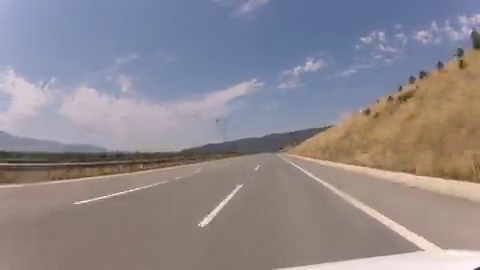
#> input picture frame 24 of OpenCVRoadLineTrackingTESTS/withVideo/yolvideo.mp4, 480 x 270 px
$ python videoSeritTakipDeneme.py
#> lines starting #> are read from the running program, lines starting #| are printed output that depends on the picture; after the words box and inside, x2 and y2 are one past the last pixel; in counts of white or black regions, pixels touching at a corner belong together
import cv2
import numpy as np
import matplotlib.pyplot as plt

cap = cv2.VideoCapture("yolvideo.mp4")

def apply_mask(frame):
    height, width = frame.shape[:2]
    mask = np.ones((height, width), dtype=np.uint8) * 255
    half_height = height // 2
    half_half_height = half_height // 2
    mask[:half_half_height] = 0
    masked_image = cv2.bitwise_and(frame, frame, mask=mask)
    return masked_image

threshold_value = 200

def detect_and_draw_lines(frame, original_frame):
    edges = cv2.Canny(frame, 50, 150, apertureSize=3)
    lines = cv2.HoughLinesP(edges, 1, np.pi/180, threshold=50, minLineLength=50, maxLineGap=20)

    if lines is not None:
        for line in lines:
            x1, y1, x2, y2 = line[0]
            cv2.line(original_frame, (x1, y1), (x2, y2), (0, 0, 255), 5)
    return original_frame

if not cap.isOpened():
    print("Error opening video file")
    exit()

while cap.isOpened():
    ret, frame = cap.read()
#> frame is the input picture: shape (270, 480, 3); mean B, G, R 142, 136.5, 142.3
    if ret:

        avarageValue = np.float32(frame)
        lines_frame_slowed = cv2.accumulateWeighted(frame, avarageValue, 0.5)
        resultingFrame = cv2.convertScaleAbs(avarageValue)

        gray_frame = cv2.cvtColor(resultingFrame, cv2.COLOR_BGR2GRAY)
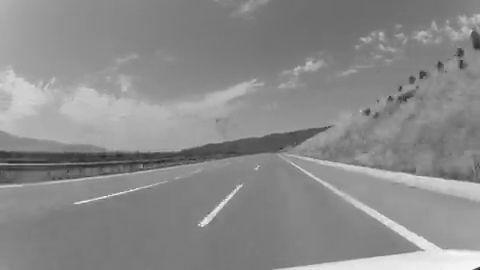
#> gray_frame: shape (270, 480); min 35, max 254, mean 138.8
        masked_frame = apply_mask(gray_frame)
#> in apply_mask, `masked_image = cv2.bitwise_and(frame, frame, mask=mask)`:
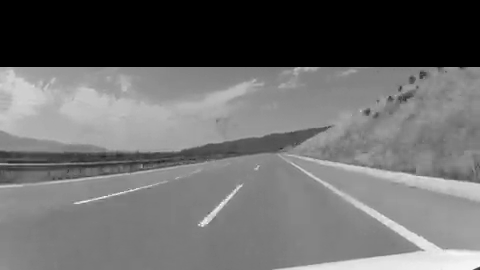
#> masked_image: shape (270, 480); min 0, max 254, mean 106.3
        thres, black_and_white_frame = cv2.threshold(masked_frame, threshold_value, 255, cv2.THRESH_BINARY)
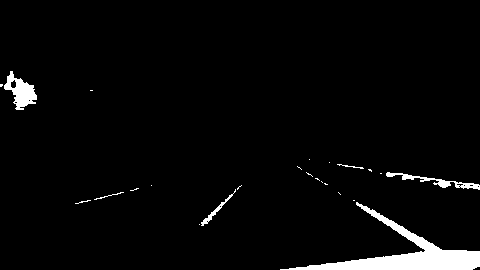
#> black_and_white_frame: shape (270, 480); 3.4% white; 24 white regions (18 under 20 px), largest, box (x1, y1, x2, y2) and area: (280, 202, 480, 270) 3073, (4, 71, 37, 110) 623, (386, 172, 480, 190) 393, (201, 189, 236, 226) 151, (337, 164, 364, 169) 36, (94, 192, 124, 200) 36
#> thres = 200

        lines_frame = detect_and_draw_lines(black_and_white_frame, frame.copy())
#> in detect_and_draw_lines, `edges = cv2.Canny(frame, 50, 150, apertureSize=3)`:
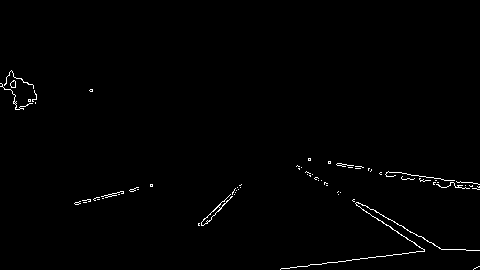
#> edges: shape (270, 480); 0.87% white in thin lines or dots, all inside (x1, y1, x2, y2) = (0, 70, 480, 270)
#> in detect_and_draw_lines, `lines = cv2.HoughLinesP(edges, 1, np.pi/180, threshold=50, minLineLeng..`: lines = [[354, 199, 441, 249], [308, 158, 361, 166], [296, 166, 424, 249], [281, 268, 442, 249], [308, 159, 479, 184], [368, 169, 478, 184]]
#> the loop in detect_and_draw_lines, `for line in lines:` made 6 passes
#> after the loop in detect_and_draw_lines, `for line in lines:`:
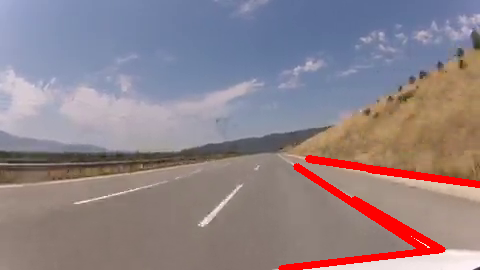
#> original_frame: shape (270, 480, 3); mean of channels 0, 1, 2 137, 131, 144.3; drawn as B, G, R
        lines_frame_resized = cv2.resize(lines_frame, (580, 350))
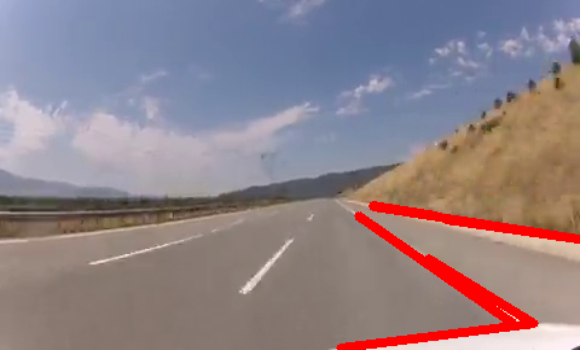
#> lines_frame_resized: shape (350, 580, 3); mean of channels 0, 1, 2 136.9, 130.9, 144.3; drawn as B, G, R

        cv2.putText(lines_frame_resized,"Serit Takip", (50, 50), cv2.FONT_HERSHEY_SIMPLEX, 1, (0, 255, 255), 2, cv2.LINE_4)
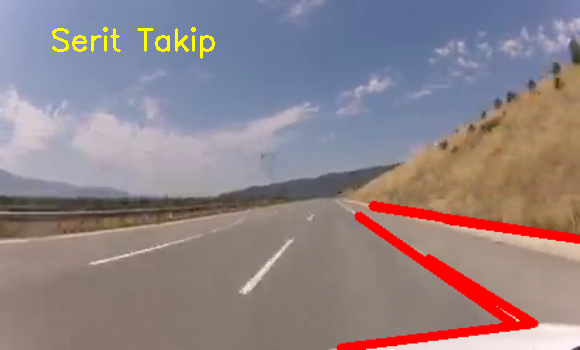
#> lines_frame_resized: shape (350, 580, 3); 0.58% of pixels changed, all inside (x1, y1, x2, y2) = (52, 27, 215, 59); drawn as B, G, R

        cv2.imshow('Detected Lines', lines_frame_resized)

        if cv2.waitKey(100) & 0xFF == ord('q'):
#> (key q is pressed here)
            break
    else:
        break

cap.release()
cv2.destroyAllWindows()

$ run again, starting later in the video
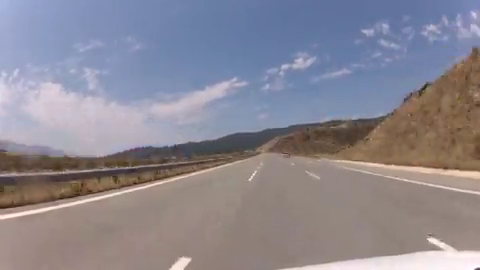
#> input picture frame 111 of OpenCVRoadLineTrackingTESTS/withVideo/yolvideo.mp4, 480 x 270 px
#> frame is the input picture: shape (270, 480, 3); mean B, G, R 145.8, 135.6, 139.7
#> `thres, black_and_white_frame = cv2.threshold(masked_frame, threshold_v..`:
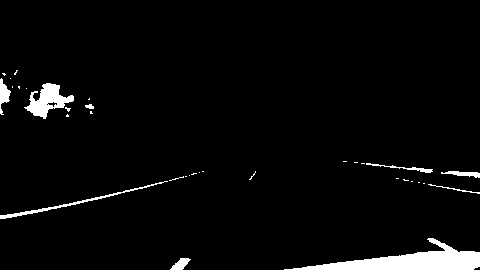
#> black_and_white_frame: shape (270, 480); 3.5% white; 34 white regions (25 under 20 px), largest, box (x1, y1, x2, y2) and area: (284, 238, 480, 270) 2471, (24, 83, 74, 119) 836, (0, 181, 168, 219) 426
#> thres = 200
#> edges: shape (270, 480); 1% white in thin lines or dots, all inside (x1, y1, x2, y2) = (0, 69, 480, 270)
#> lines = [[284, 269, 453, 248], [38, 209, 202, 172], [346, 161, 479, 172], [117, 194, 178, 179], [12, 217, 106, 197], [396, 177, 475, 191], [343, 162, 419, 170]]
#> the loop in detect_and_draw_lines, `for line in lines:` made 7 passes
#> `cv2.putText(lines_frame_resized,"Serit Takip", (50, 50), cv2.FONT_HERS..`:
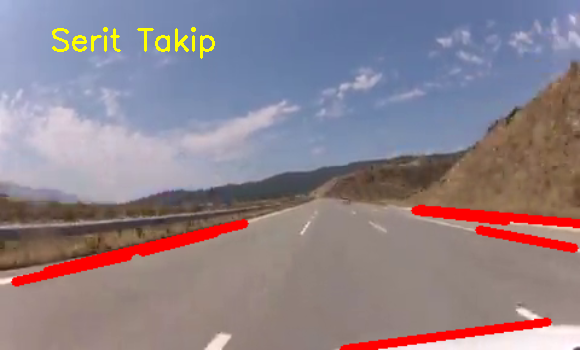
#> lines_frame_resized: shape (350, 580, 3); mean of channels 0, 1, 2 139.2, 130.3, 142.8; drawn as B, G, R

$ run again, starting later in the video
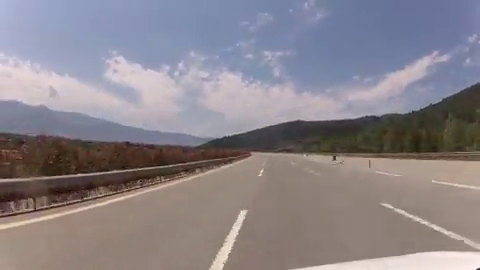
#> input picture frame 198 of OpenCVRoadLineTrackingTESTS/withVideo/yolvideo.mp4, 480 x 270 px
#> frame is the input picture: shape (270, 480, 3); mean B, G, R 137.7, 131.6, 138.2
#> `thres, black_and_white_frame = cv2.threshold(masked_frame, threshold_v..`:
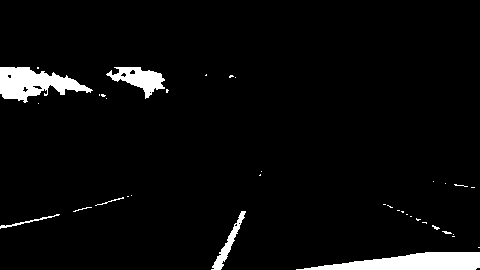
#> black_and_white_frame: shape (270, 480); 4.3% white; 37 white regions (30 under 20 px), largest, box (x1, y1, x2, y2) and area: (296, 252, 480, 270) 2137, (0, 67, 93, 103) 1794, (106, 67, 165, 99) 865
#> thres = 200
#> edges: shape (270, 480); 0.95% white in thin lines or dots, all inside (x1, y1, x2, y2) = (0, 66, 480, 270)
#> lines = [[297, 268, 438, 251], [6, 225, 132, 196]]
#> the loop in detect_and_draw_lines, `for line in lines:` made 2 passes
#> `cv2.putText(lines_frame_resized,"Serit Takip", (50, 50), cv2.FONT_HERS..`:
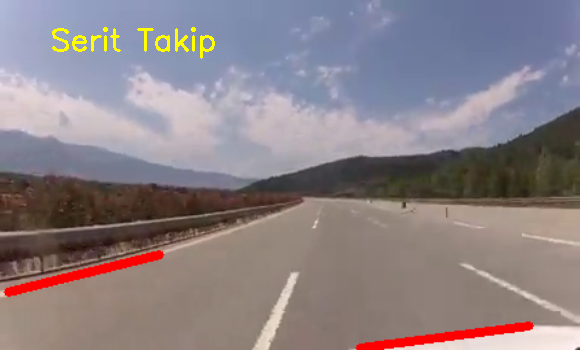
#> lines_frame_resized: shape (350, 580, 3); mean of channels 0, 1, 2 134.1, 129.5, 139.7; drawn as B, G, R
